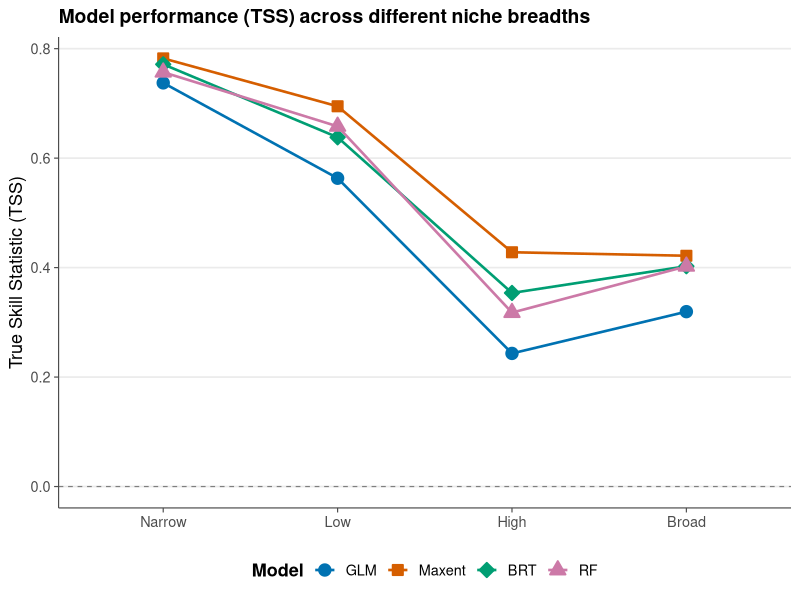
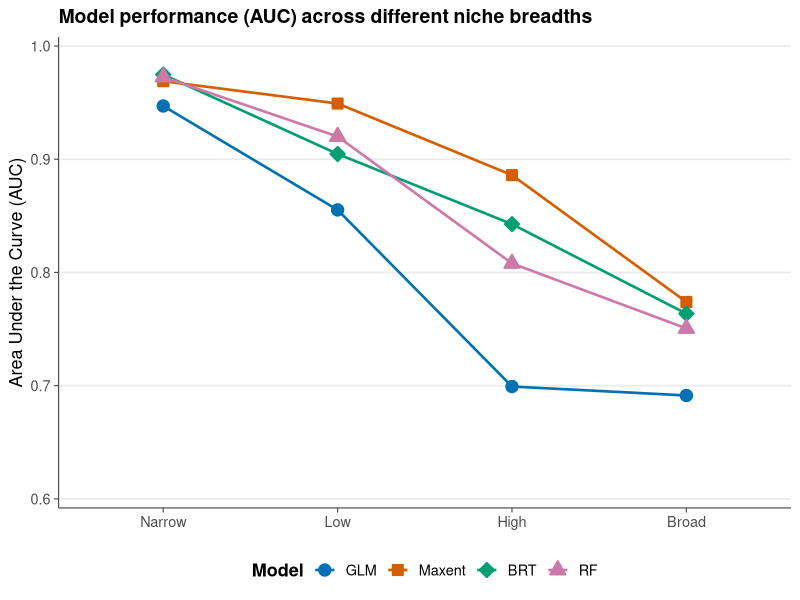
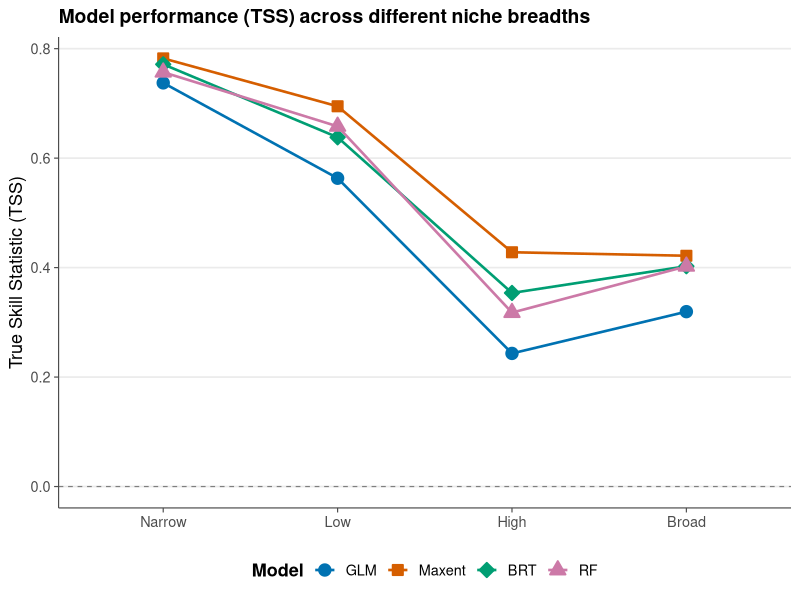
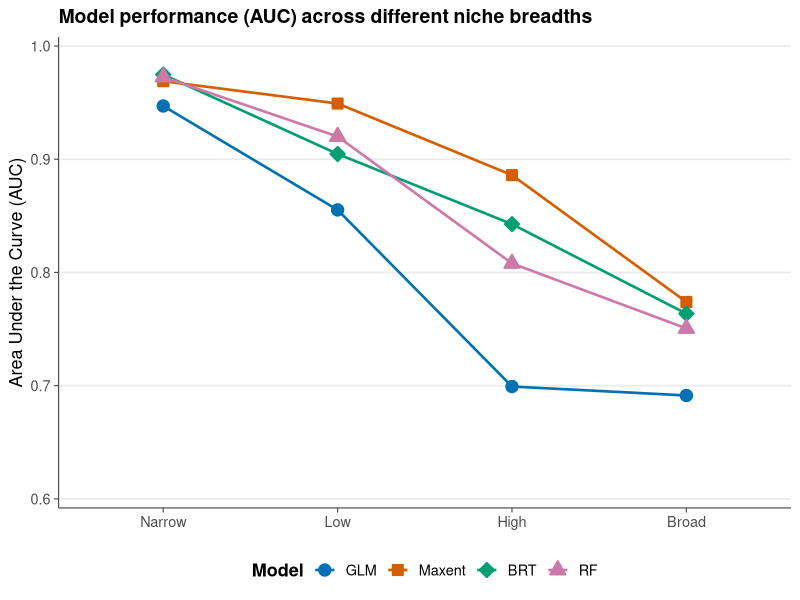
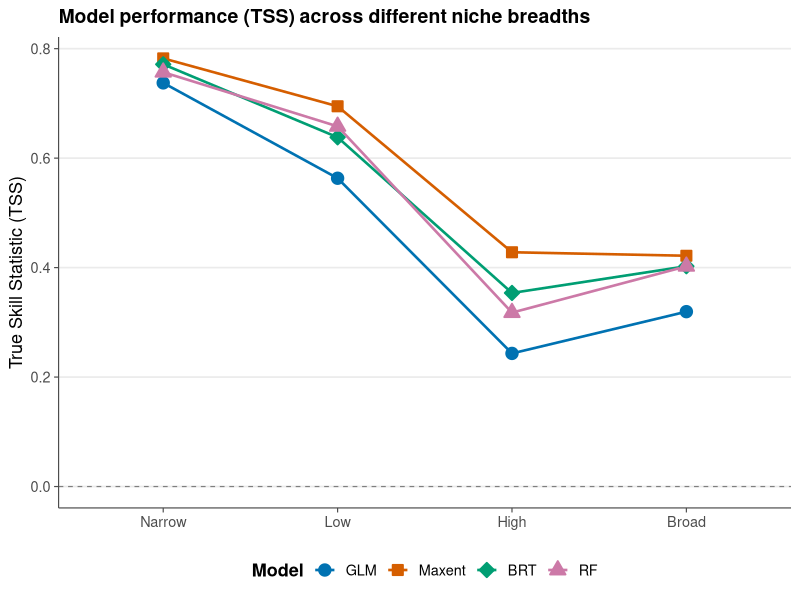
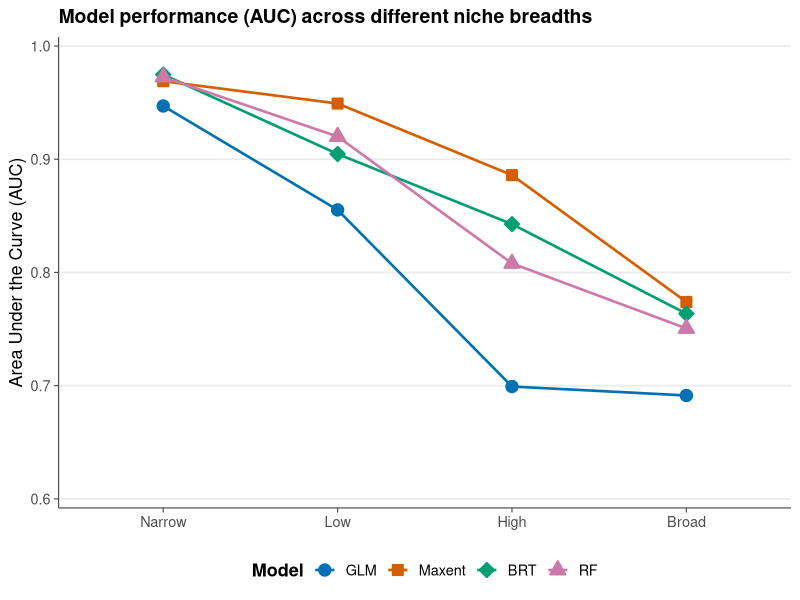

Write the R code that produced these figures, in order.
# =============================================================================
# 7.1 Plots: TSS + AUC
# =============================================================================

library(ggplot2)
library(dplyr)
library(tidyr)

niche_names <- c("narrow", "low_mid", "high_mid", "broad")
niche_labels <- c("Narrow", "Low", "High", "Broad")
model_order <- c("GLM", "Maxent", "BRT", "RF")


# -----------------------------------------------------------------------------
# 1 - Read data
# -----------------------------------------------------------------------------
results_combined  <- read.csv("results/all_models_auc_tss.csv")
ci_df             <- read.csv("results/all_models_tss_ci.csv")
presence_overview <- read.csv("results/presence_overview.csv")

plot_df <- results_combined %>%
  left_join(ci_df, by = c("model_type", "niche_breadth")) %>%
  mutate(
    niche_breadth = factor(niche_breadth, levels = niche_names, labels = niche_labels),
    model_type    = factor(model_type,    levels = model_order)
  )


# -----------------------------------------------------------------------------
# 2 - Theme for plots
# -----------------------------------------------------------------------------
theme_plots <- theme_minimal(base_size = 13, base_family = "sans") +
  theme(
    panel.grid.minor   = element_blank(),
    panel.grid.major.x = element_blank(),
    axis.line          = element_line(color = "grey30", linewidth = 0.4),
    axis.ticks         = element_line(color = "grey30", linewidth = 0.4),
    plot.title         = element_text(face = "bold", size = 14),
    plot.subtitle      = element_text(color = "grey30", size = 11),
    legend.position    = "bottom",
    legend.title       = element_text(face = "bold"),
    strip.text         = element_text(face = "bold", size = 12),
    strip.background   = element_blank()
  )

# Color palette
farben <- setNames(
  c("#0072B2", "#D55E00", "#009E73", "#CC79A7")[seq_along(model_order)],
  model_order
)


# -----------------------------------------------------------------------------
# 3 - TSS-Plot
# -----------------------------------------------------------------------------
p_tss <- ggplot(plot_df, aes(x = niche_breadth, y = TSS,
                             fill = model_type,
                             shape = model_type,
                             group = model_type, color = model_type)) +
  geom_line(linewidth = 0.9) +
  geom_point(size = 3.2, stroke = 1) +
  geom_hline(yintercept = 0, linetype = "dashed", color = "grey50", linewidth = 0.4) +
  scale_color_manual(values = farben) +
  scale_fill_manual(values  = farben) +
  scale_shape_manual(values = c(21, 22, 23, 24)) +
  labs(title = "Model performance (TSS) across different niche breadths",
       x = NULL, y = "True Skill Statistic (TSS)",
       color = "Model", fill = "Model", shape = "Model") +
  theme_plots


# -----------------------------------------------------------------------------
# 4 - AUC-Plot
# -----------------------------------------------------------------------------
p_auc <- ggplot(plot_df, aes(x = niche_breadth, y = AUC, fill = model_type, shape = model_type,
                             group = model_type, color = model_type)) +
  geom_line(linewidth = 0.9) +
  geom_point(size = 3.2, stroke = 1) +
  scale_color_manual(values = farben) +
  scale_fill_manual(values = farben) +
  scale_shape_manual(values = c(21, 22, 23, 24)) + 
  scale_y_continuous(
    limits = c(0.6, 1.0),
    breaks = seq(0.6, 1.0, by = 0.1),
    expand = expansion(mult = c(0.02, 0.02)) 
  ) +
  labs(title = "Model performance (AUC) across different niche breadths",
       x = NULL, y = "Area Under the Curve (AUC)",
       color = "Model", fill = "Model", shape = "Model") +
  theme_plots


# -----------------------------------------------------------------------------
# 5 - Save plots 
# -----------------------------------------------------------------------------
for (fmt in c("png", "pdf")) {
  ggsave(paste0("results/plot_tss.", fmt),      p_tss,      width = 7,  height = 5, dpi = 300)
  ggsave(paste0("results/plot_auc.", fmt),      p_auc,      width = 7,  height = 5, dpi = 300)
}

print(p_tss)
print(p_auc)
